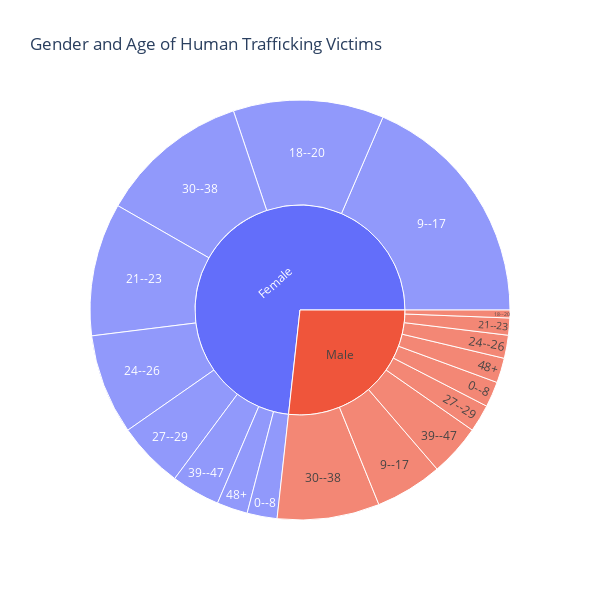

Write notebook code for a chart like this one.
### Code cell
data['Victims'] = 1
fig = px.sunburst(data[data.ageBroad.notna()], path=['gender', 'ageBroad'], values='Victims', color='gender',
                  title='Gender and Age of Human Trafficking Victims')
fig.update_layout(width=600, height=600)
fig.show()

### Figure 1 — Plotly figure (JSON) as saved in the notebook; plotly's stock layout.template omitted (floating-point values rounded to 4 significant figures)
{"data": [{"branchvalues": "total", "customdata": [["Female"], ["Male"], ["Female"], ["Male"], ["Female"], ["Male"], ["Female"], ["Male"], ["Female"], ["Male"], ["Female"], ["Male"], ["Female"], ["Male"], ["Female"], ["Male"], ["Female"], ["Male"], ["Female"], ["Male"]], "domain": {"x": [0, 1], "y": [0, 1]}, "hovertemplate": "labels=%{label}<br>Victims=%{value}<br>parent=%{parent}<br>id=%{id}<br>gender=%{customdata[0]}<extra></extra>", "ids": ["Female/0--8", "Male/9--17", "Female/9--17", "Male/48+", "Female/48+", "Male/39--47", "Female/39--47", "Male/30--38", "Female/30--38", "Male/27--29", "Female/27--29", "Male/24--26", "Female/24--26", "Male/21--23", "Female/21--23", "Male/18--20", "Female/18--20", "Male/0--8", "Female", "Male"], "labels": ["0--8", "9--17", "9--17", "48+", "48+", "39--47", "39--47", "30--38", "30--38", "27--29", "27--29", "24--26", "24--26", "21--23", "21--23", "18--20", "18--20", "0--8", "Female", "Male"], "marker": {"colors": ["#636efa", "#EF553B", "#636efa", "#EF553B", "#636efa", "#EF553B", "#636efa", "#EF553B", "#636efa", "#EF553B", "#636efa", "#EF553B", "#636efa", "#EF553B", "#636efa", "#EF553B", "#636efa", "#EF553B", "#636efa", "#EF553B"]}, "name": "", "parents": ["Female", "Male", "Female", "Male", "Female", "Male", "Female", "Male", "Female", "Male", "Female", "Male", "Female", "Male", "Female", "Male", "Female", "Male", "", ""], "values": [841, 1891, 6754, 695, 865, 1455, 1366, 2869, 4222, 772, 1869, 648, 2816, 479, 3734, 221, 4227, 715, 26694, 9745], "type": "sunburst"}], "layout": {"legend": {"tracegroupgap": 0}, "title": {"text": "Gender and Age of Human Trafficking Victims"}, "width": 600, "height": 600}}
